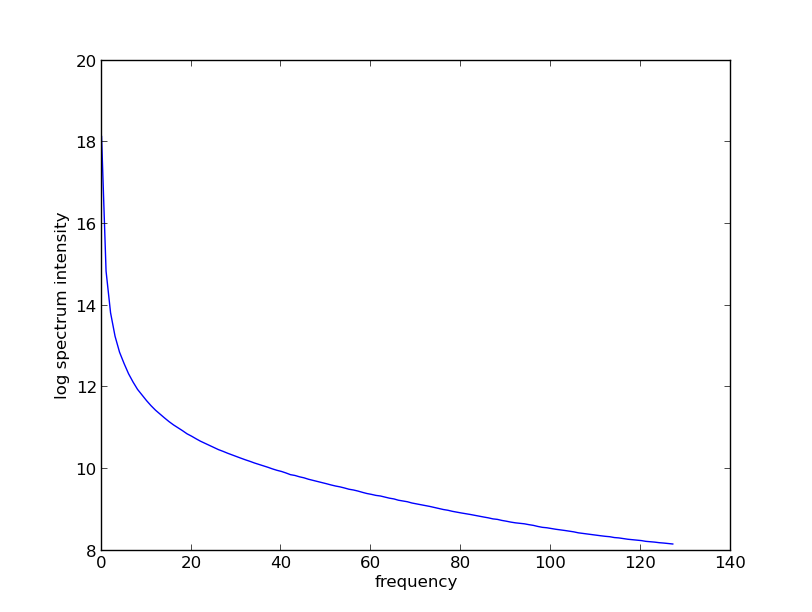
#> input picture average-log-spectrum.png, 812 x 612 px; its folder holds only this picture in this run
$ python -i spectralResidualSaliency.py   (imports and definitions only)   (Python 2 division)
#> lines starting #> are read from the running program, lines starting #| are printed output that depends on the picture
#> further down, picture is the input picture: shape (612, 812, 3); mean B, G, R 252.3, 251.7, 251.7
import numpy as np
import scipy as sp
from scipy import fftpack as fft
import cv2
import math
import os
import os.path
from scipy.ndimage.filters import gaussian_filter
import cvUtils
import principalColorSpace as pcs
import saliency

def colorSRS(image, weights = None, avgHalfsize = 8, gaussianSigma = 32, maxDim = 500):
    """ Computes a saliency map of a color image using spectral residual saliency on
        each layer individually, then combines the results by taking a (weighted)
        average.
    """
#> called with avgHalfsize = 8, gaussianSigma = 32, maxDim = 500
    # Treat the case of grayscale image specifically.
    if len(image.shape) < 3 or image.shape[2] == 1:
        saliency = spectralResidualSaliency(image, avgHalfsize, gaussianSigma, maxDim)
        return saliency
    # Set the weights if not set.
    rows, cols, channels = image.shape
#> rows = 612; cols = 812; channels = 3
    if weights == None:
        weights = [1] * channels
#> weights = [1, 1, 1]
    avgResult = None
    # Compute and combine
    for i in range(0,channels):
        channel = np.array(image[:,:,i], copy=False)
        saliency = spectralResidualSaliency(channel, avgHalfsize, gaussianSigma, maxDim)
        if avgResult == None:
            avgResult = weights[i] * saliency
        else:
            avgResult += weights[i] * saliency
#> this loop made 2 passes
#> (minSaliency in spectralResidualSaliency, maxSaliency in spectralResidualSaliency) on passes 1 to 2: (4.89e-05, 0.00012), (4.54e-05, 9.82e-05)
#> pass 1, in spectralResidualSaliency, `logSpectrum = np.log(np.absolute(spectrum))`:
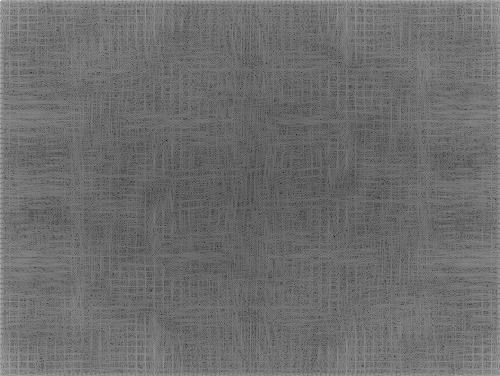
#> logSpectrum: shape (376, 500) float64; min 0.563, max 17.67, mean 7.94; drawn with min black and max white
#> pass 1, in spectralResidualSaliency, `phase = np.angle(spectrum)`:
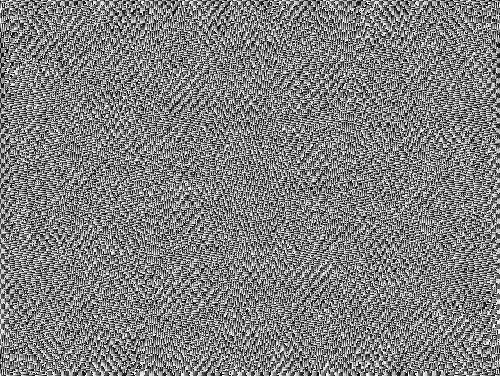
#> phase: shape (376, 500) float64; min -3.14, max 3.14, mean -3.34e-05; drawn with min black and max white
#> after the loop:
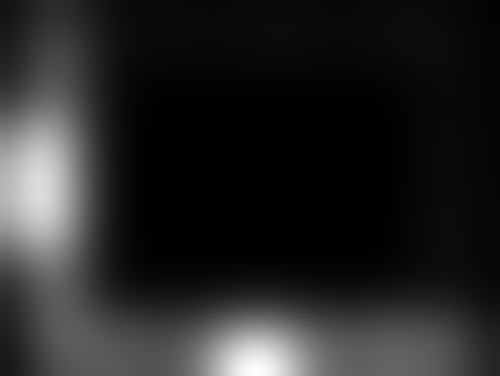
#> avgResult: shape (376, 500) float64; min 0, max 1, mean 0.15
    # Our implementation of SRS happens to normalize each layer to the [0;1] range.
    return avgResult / np.sum(weights)

def spectralResidualSaliency(grayscaleImage, avgHalfsize = 4, gaussianSigma = 16, maxDim = 256):
    """Computes a saliency map of an image using the spectral residual saliency method
    from Hou, 2007.

    Args:
        grayscaleImage (array): grayscale image to compute a saliency map for.
        avgHalfize (int): half size of the window for the average filter.
        gaussianSigma (number): sigma parameter to the final gaussian filter.
        maxDim (int): maximum size of the largest dimension for the output saliency map.
    Returns:
        A saliency map of the input image, and optionally the resized source image.
    """
    # Resize the source image
    newSize = None
    sourceRows, sourceCols = grayscaleImage.shape[0:2]

    if sourceRows > sourceCols:
        newSize = (sourceCols * maxDim / sourceRows, maxDim)
    else:
        newSize = (maxDim, sourceRows * maxDim / sourceCols)
    resizedImage = cv2.resize(grayscaleImage, newSize)

    # Compute its Fourier spectrum
    spectrum = fft.fft2(resizedImage)

    # apply log scaling to the magnitude
    logSpectrum = np.log(np.absolute(spectrum))
    # get the phase of the spectrum
    phase = np.angle(spectrum)
    # compute the residual
    avgFilterSize = avgHalfsize*2+1
    avgFilterKernel = np.ones([avgFilterSize, avgFilterSize]) / avgFilterSize**2
    avgLogSpectrum = cv2.filter2D(logSpectrum, -1, avgFilterKernel)
    residual = logSpectrum - avgLogSpectrum
    # and from it compute the saliency map directly
    saliencyMap = np.real(fft.ifft2(np.exp(residual + phase*1j))**2)
    filteredMap = gaussian_filter(saliencyMap, gaussianSigma)
    # Normalize to [0;1] range
    minSaliency = np.amin(filteredMap)
    maxSaliency = np.amax(filteredMap)

    return (filteredMap - minSaliency) / (maxSaliency - minSaliency)

# [15 lines not run here, left out]

>>> import cv2
>>> picture = cv2.imread('average-log-spectrum.png')
#> (the run stopped early here; a loop or call above may not have finished)
